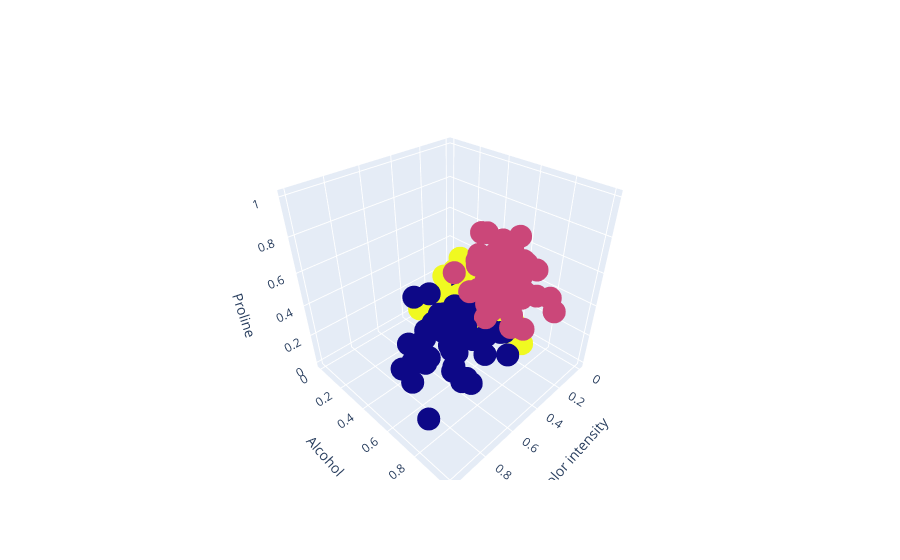

The code cell stored with this chart in its notebook:
### Code cell
fig.update_layout(scene = dict(
    xaxis_title = 'Color intensity',
    yaxis_title = 'Alcohol',
    zaxis_title = 'Proline'
))

### Figure 1 — Plotly figure (JSON) as saved in the notebook; plotly's stock layout.template omitted (floating-point values rounded to 4 significant figures; data arrays with more than 128 entries replaced by an {"elided": "..."} marker saying what was removed)
{"data": [{"marker": {"color": {"elided": "178 int values"}}, "mode": "markers", "text": {"elided": "178 int values"}, "type": "scatter3d", "x": {"elided": "178 float values"}, "y": {"elided": "178 float values"}, "z": {"elided": "178 float values"}}], "layout": {"scene": {"xaxis": {"title": {"text": "Color intensity"}}, "yaxis": {"title": {"text": "Alcohol"}}, "zaxis": {"title": {"text": "Proline"}}}}}
